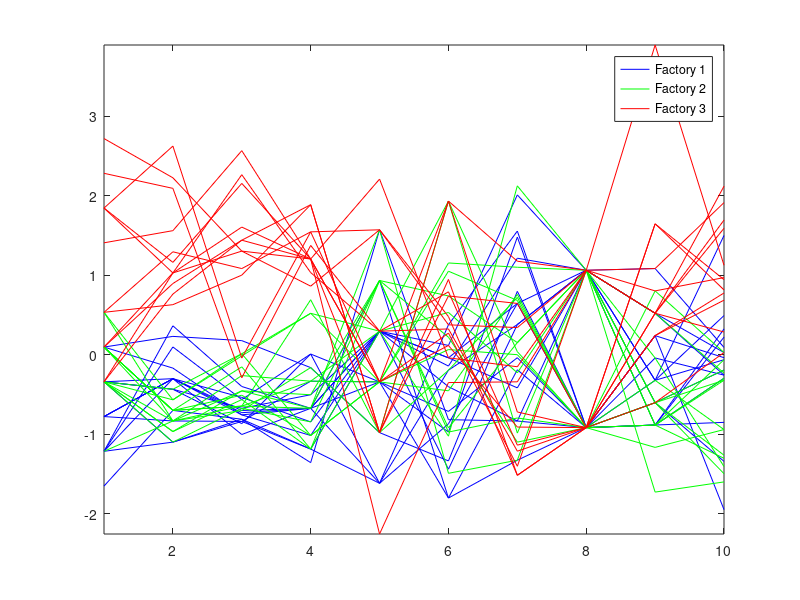

Write the MATLAB code that produced this figure. (Note: this script raises an error after producing the figure.)
echo off
close all
clc
disp(' ')
disp('  This is a short demo of ECVA on chemical data')
disp(' ')
disp('  We want to make an ECVA model of quality measurements')
disp('  on 41 samples from three different factory sites')
disp(' ')
disp('  Load the data and plot the autoscaled chemical data in a line plot')
disp(' ')
disp('  Press any key to continue')
disp(' ')
pause
load DemoChemicalData
Xauto = (X - ones(size(X,1),1)*mean(X))./(ones(size(X,1),1)*std(X)); % Autoscales the data
figure(1)
h=plot(1:10,Xauto(1:15,:),'b',1:10,Xauto(16:29,:),'g',1:10,Xauto(30:41,:),'r');
axis tight
legend(h([1 16 30]),'Factory 1','Factory 2','Factory 3'); clear h
clear Xauto
disp(' ')
disp('  The ''green'' factory is clearly different from the ''red'' and ''blue''') 
disp('  at the first variables while ''red'' and ''blue'' are strongly overlapping')
disp(' ')
disp('  An ECVA model on scaled data with 10 components')
disp('  and full cross validation is now calculated')
disp(' ')
disp('  Use ECVAm = ecva(''model'',X,classmarker,no_of_lv,prepro_method,cv_method,segments,prior,plots);')
disp(' ')
disp('  Press any key to continue (we suppress plots)')
disp(' ')
pause
echo on
ECVAm = ecva('model',X,classmarker,10,'scale','syst123',10,[],0);
echo off
disp(' ')
disp('  Now plot the extended canonical variates (ECVs) [Press any key to continue]')
disp(' ')
pause
echo on
figure(2)
ecva('cv2d',ECVAm,1,2)
echo off
disp(' ')
disp('  A clear separation is observed in the CV plot')
disp(' ')
disp('  The weights are plotted in a line plot. If we want to see a 2D plot we use:')
disp('  ecva(''cw2d'',w_a,w_b,VarNames,no_of_comp)')
disp(' ')
disp('  Press any key to continue')
disp(' ')
pause
echo on
figure(3)
ecva('cw2d',ECVAm,1,2,VarNames)
echo off
disp(' ')
disp('  For comparison we will make a score plot from an autoscaled PCA model')
disp(' ')
disp('  Press any key to continue')
disp(' ')
pause
figure(4)
subplot(121)
ecva('cv2d',PCAmodel,1,2) % Plots PCA scores
xlabel('PC#1')
ylabel('PC#2')
title('PCA')
subplot(122)
ecva('cv2d',ECVAm,1,2)
title('ECVA')
echo off
clear PCAmodel
disp(' ')
disp('  It is seen that the ECVA method produces a more discriminative ''score'' plot')
disp(' ')
disp('  END OF DEMO')
